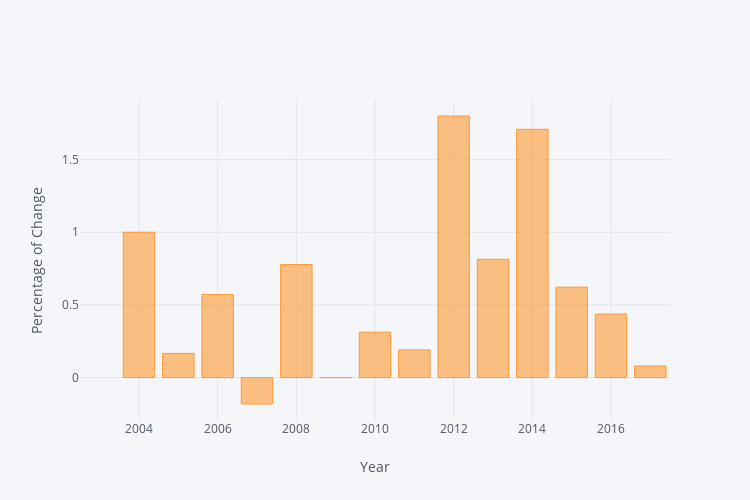

Source (notebook cell):
### Markdown cell above
## Percentage of change of number of committers compared to previous year

### Code cell
iplot(committers_per_year.pct_change().iplot(asFigure=True, dimensions=(750, 500), kind="bar", yTitle="Percentage of Change", xTitle="Year"))

### Figure 1 — Plotly figure (JSON) as saved in the notebook; plotly's stock layout.template omitted (floating-point values rounded to 4 significant figures)
{"data": [{"marker": {"color": "rgba(255, 153, 51, 0.6)", "line": {"color": "rgba(255, 153, 51, 1.0)", "width": 1}}, "name": "author", "orientation": "v", "text": "", "type": "bar", "x": [2003, 2004, 2005, 2006, 2007, 2008, 2009, 2010, 2011, 2012, 2013, 2014, 2015, 2016, 2017], "y": ["", 1, 0.1667, 0.5714, -0.1818, 0.7778, 0, 0.3125, 0.1905, 1.8, 0.8143, 1.709, 0.6221, 0.4373, 0.0798]}], "layout": {"height": 500, "legend": {"bgcolor": "#F5F6F9", "font": {"color": "#4D5663"}}, "paper_bgcolor": "#F5F6F9", "plot_bgcolor": "#F5F6F9", "titlefont": {"color": "#4D5663"}, "width": 750, "xaxis1": {"gridcolor": "#E1E5ED", "showgrid": true, "tickfont": {"color": "#4D5663"}, "title": "Year", "titlefont": {"color": "#4D5663"}, "zerolinecolor": "#E1E5ED"}, "yaxis1": {"gridcolor": "#E1E5ED", "showgrid": true, "tickfont": {"color": "#4D5663"}, "title": "Percentage of Change", "titlefont": {"color": "#4D5663"}, "zerolinecolor": "#E1E5ED"}}}
